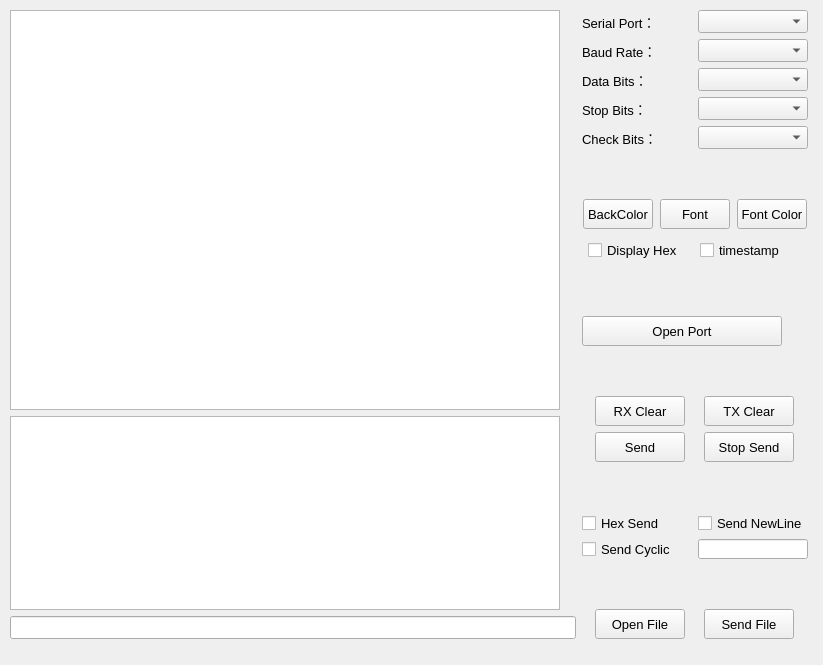
<?xml version="1.0" encoding="UTF-8"?>
<ui version="4.0">
 <class>MainWindow</class>
 <widget class="QMainWindow" name="MainWindow">
  <property name="geometry">
   <rect>
    <x>0</x>
    <y>0</y>
    <width>823</width>
    <height>665</height>
   </rect>
  </property>
  <property name="minimumSize">
   <size>
    <width>790</width>
    <height>665</height>
   </size>
  </property>
  <property name="windowTitle">
   <string>SupperCOM</string>
  </property>
  <property name="windowIcon">
   <iconset>
    <normaloff>../rc/logo.ico</normaloff>../rc/logo.ico</iconset>
  </property>
  <widget class="QWidget" name="centralwidget">
   <widget class="QWidget" name="">
    <property name="geometry">
     <rect>
      <x>10</x>
      <y>10</y>
      <width>798</width>
      <height>629</height>
     </rect>
    </property>
    <layout class="QHBoxLayout" name="horizontalLayout_8">
     <item>
      <layout class="QVBoxLayout" name="verticalLayout_4">
       <item>
        <widget class="QTextBrowser" name="recvTextBrowser">
         <property name="sizePolicy">
          <sizepolicy hsizetype="Fixed" vsizetype="Expanding">
           <horstretch>0</horstretch>
           <verstretch>0</verstretch>
          </sizepolicy>
         </property>
         <property name="minimumSize">
          <size>
           <width>550</width>
           <height>400</height>
          </size>
         </property>
         <property name="font">
          <font>
           <family>Arial</family>
           <pointsize>10</pointsize>
          </font>
         </property>
         <property name="cursor" stdset="0">
          <cursorShape>IBeamCursor</cursorShape>
         </property>
        </widget>
       </item>
       <item>
        <widget class="QTextEdit" name="sendTextEdit">
         <property name="sizePolicy">
          <sizepolicy hsizetype="Fixed" vsizetype="Expanding">
           <horstretch>0</horstretch>
           <verstretch>0</verstretch>
          </sizepolicy>
         </property>
         <property name="minimumSize">
          <size>
           <width>550</width>
           <height>150</height>
          </size>
         </property>
         <property name="font">
          <font>
           <family>Arial</family>
           <pointsize>10</pointsize>
          </font>
         </property>
         <property name="cursor" stdset="0">
          <cursorShape>IBeamCursor</cursorShape>
         </property>
        </widget>
       </item>
       <item>
        <widget class="QLineEdit" name="sendFilePath">
         <property name="sizePolicy">
          <sizepolicy hsizetype="Expanding" vsizetype="Fixed">
           <horstretch>0</horstretch>
           <verstretch>0</verstretch>
          </sizepolicy>
         </property>
         <property name="font">
          <font>
           <family>Arial</family>
           <pointsize>10</pointsize>
          </font>
         </property>
        </widget>
       </item>
      </layout>
     </item>
     <item>
      <layout class="QVBoxLayout" name="verticalLayout_3">
       <item>
        <layout class="QGridLayout" name="gridLayout">
         <item row="0" column="0">
          <widget class="QLabel" name="label_1">
           <property name="font">
            <font>
             <family>Arial</family>
             <pointsize>10</pointsize>
            </font>
           </property>
           <property name="locale">
            <locale language="Chinese" country="China"/>
           </property>
           <property name="text">
            <string>Serial Port：</string>
           </property>
           <property name="textFormat">
            <enum>Qt::PlainText</enum>
           </property>
          </widget>
         </item>
         <item row="0" column="1">
          <widget class="QComboBox" name="serialPortSel">
           <property name="font">
            <font>
             <family>Arial</family>
             <pointsize>10</pointsize>
            </font>
           </property>
          </widget>
         </item>
         <item row="1" column="0">
          <widget class="QLabel" name="label_2">
           <property name="font">
            <font>
             <family>Arial</family>
             <pointsize>10</pointsize>
            </font>
           </property>
           <property name="locale">
            <locale language="Chinese" country="China"/>
           </property>
           <property name="text">
            <string>Baud Rate：</string>
           </property>
          </widget>
         </item>
         <item row="1" column="1">
          <widget class="QComboBox" name="baudRateSel">
           <property name="font">
            <font>
             <family>Arial</family>
             <pointsize>10</pointsize>
            </font>
           </property>
          </widget>
         </item>
         <item row="2" column="0">
          <widget class="QLabel" name="label_3">
           <property name="font">
            <font>
             <family>Arial</family>
             <pointsize>10</pointsize>
            </font>
           </property>
           <property name="locale">
            <locale language="Chinese" country="China"/>
           </property>
           <property name="text">
            <string>Data Bits：</string>
           </property>
          </widget>
         </item>
         <item row="2" column="1">
          <widget class="QComboBox" name="dataBitSel">
           <property name="font">
            <font>
             <family>Arial</family>
             <pointsize>10</pointsize>
            </font>
           </property>
          </widget>
         </item>
         <item row="3" column="0">
          <widget class="QLabel" name="label_4">
           <property name="font">
            <font>
             <family>Arial</family>
             <pointsize>10</pointsize>
            </font>
           </property>
           <property name="locale">
            <locale language="Chinese" country="China"/>
           </property>
           <property name="text">
            <string>Stop Bits：</string>
           </property>
          </widget>
         </item>
         <item row="3" column="1">
          <widget class="QComboBox" name="stopBitSel">
           <property name="font">
            <font>
             <family>Arial</family>
             <pointsize>10</pointsize>
            </font>
           </property>
          </widget>
         </item>
         <item row="4" column="0">
          <widget class="QLabel" name="label_5">
           <property name="font">
            <font>
             <family>Arial</family>
             <pointsize>10</pointsize>
            </font>
           </property>
           <property name="locale">
            <locale language="Chinese" country="China"/>
           </property>
           <property name="text">
            <string>Check Bits：</string>
           </property>
          </widget>
         </item>
         <item row="4" column="1">
          <widget class="QComboBox" name="checkBitSel">
           <property name="font">
            <font>
             <family>Arial</family>
             <pointsize>10</pointsize>
            </font>
           </property>
          </widget>
         </item>
        </layout>
       </item>
       <item>
        <spacer name="verticalSpacer">
         <property name="orientation">
          <enum>Qt::Vertical</enum>
         </property>
         <property name="sizeHint" stdset="0">
          <size>
           <width>20</width>
           <height>40</height>
          </size>
         </property>
        </spacer>
       </item>
       <item>
        <layout class="QVBoxLayout" name="verticalLayout">
         <item>
          <layout class="QHBoxLayout" name="horizontalLayout">
           <item>
            <widget class="QPushButton" name="setBGColorBtn">
             <property name="sizePolicy">
              <sizepolicy hsizetype="Fixed" vsizetype="Fixed">
               <horstretch>0</horstretch>
               <verstretch>0</verstretch>
              </sizepolicy>
             </property>
             <property name="minimumSize">
              <size>
               <width>70</width>
               <height>30</height>
              </size>
             </property>
             <property name="maximumSize">
              <size>
               <width>70</width>
               <height>30</height>
              </size>
             </property>
             <property name="font">
              <font>
               <family>Arial</family>
               <pointsize>10</pointsize>
              </font>
             </property>
             <property name="locale">
              <locale language="Chinese" country="China"/>
             </property>
             <property name="text">
              <string>BackColor</string>
             </property>
            </widget>
           </item>
           <item>
            <widget class="QPushButton" name="setFontBtn">
             <property name="sizePolicy">
              <sizepolicy hsizetype="Fixed" vsizetype="Fixed">
               <horstretch>0</horstretch>
               <verstretch>0</verstretch>
              </sizepolicy>
             </property>
             <property name="minimumSize">
              <size>
               <width>70</width>
               <height>30</height>
              </size>
             </property>
             <property name="maximumSize">
              <size>
               <width>70</width>
               <height>30</height>
              </size>
             </property>
             <property name="font">
              <font>
               <family>Arial</family>
               <pointsize>10</pointsize>
              </font>
             </property>
             <property name="locale">
              <locale language="Chinese" country="China"/>
             </property>
             <property name="text">
              <string>Font</string>
             </property>
            </widget>
           </item>
           <item>
            <widget class="QPushButton" name="setFontColorBtn">
             <property name="sizePolicy">
              <sizepolicy hsizetype="Fixed" vsizetype="Fixed">
               <horstretch>0</horstretch>
               <verstretch>0</verstretch>
              </sizepolicy>
             </property>
             <property name="minimumSize">
              <size>
               <width>70</width>
               <height>30</height>
              </size>
             </property>
             <property name="maximumSize">
              <size>
               <width>70</width>
               <height>30</height>
              </size>
             </property>
             <property name="font">
              <font>
               <family>Arial</family>
               <pointsize>10</pointsize>
              </font>
             </property>
             <property name="locale">
              <locale language="Chinese" country="China"/>
             </property>
             <property name="text">
              <string>Font Color</string>
             </property>
            </widget>
           </item>
          </layout>
         </item>
         <item>
          <layout class="QHBoxLayout" name="horizontalLayout_6">
           <item>
            <widget class="QCheckBox" name="hexDisplay">
             <property name="sizePolicy">
              <sizepolicy hsizetype="Fixed" vsizetype="Fixed">
               <horstretch>0</horstretch>
               <verstretch>0</verstretch>
              </sizepolicy>
             </property>
             <property name="minimumSize">
              <size>
               <width>100</width>
               <height>30</height>
              </size>
             </property>
             <property name="maximumSize">
              <size>
               <width>100</width>
               <height>30</height>
              </size>
             </property>
             <property name="font">
              <font>
               <family>Arial</family>
               <pointsize>10</pointsize>
              </font>
             </property>
             <property name="locale">
              <locale language="Chinese" country="China"/>
             </property>
             <property name="text">
              <string>Display Hex</string>
             </property>
            </widget>
           </item>
           <item>
            <widget class="QCheckBox" name="timeStamp">
             <property name="sizePolicy">
              <sizepolicy hsizetype="Fixed" vsizetype="Fixed">
               <horstretch>0</horstretch>
               <verstretch>0</verstretch>
              </sizepolicy>
             </property>
             <property name="minimumSize">
              <size>
               <width>100</width>
               <height>30</height>
              </size>
             </property>
             <property name="maximumSize">
              <size>
               <width>100</width>
               <height>30</height>
              </size>
             </property>
             <property name="font">
              <font>
               <family>Arial</family>
               <pointsize>10</pointsize>
              </font>
             </property>
             <property name="locale">
              <locale language="Chinese" country="China"/>
             </property>
             <property name="text">
              <string>timestamp</string>
             </property>
            </widget>
           </item>
          </layout>
         </item>
        </layout>
       </item>
       <item>
        <spacer name="verticalSpacer_2">
         <property name="orientation">
          <enum>Qt::Vertical</enum>
         </property>
         <property name="sizeHint" stdset="0">
          <size>
           <width>20</width>
           <height>18</height>
          </size>
         </property>
        </spacer>
       </item>
       <item>
        <widget class="QPushButton" name="openSerialPortBtn">
         <property name="sizePolicy">
          <sizepolicy hsizetype="Fixed" vsizetype="Fixed">
           <horstretch>0</horstretch>
           <verstretch>0</verstretch>
          </sizepolicy>
         </property>
         <property name="minimumSize">
          <size>
           <width>200</width>
           <height>30</height>
          </size>
         </property>
         <property name="maximumSize">
          <size>
           <width>200</width>
           <height>30</height>
          </size>
         </property>
         <property name="font">
          <font>
           <family>Arial</family>
           <pointsize>10</pointsize>
          </font>
         </property>
         <property name="locale">
          <locale language="Chinese" country="China"/>
         </property>
         <property name="text">
          <string>Open Port</string>
         </property>
        </widget>
       </item>
       <item>
        <spacer name="verticalSpacer_5">
         <property name="orientation">
          <enum>Qt::Vertical</enum>
         </property>
         <property name="sizeHint" stdset="0">
          <size>
           <width>20</width>
           <height>13</height>
          </size>
         </property>
        </spacer>
       </item>
       <item>
        <layout class="QVBoxLayout" name="verticalLayout_2">
         <item>
          <layout class="QHBoxLayout" name="horizontalLayout_3">
           <item>
            <widget class="QPushButton" name="cleanDisplayArea">
             <property name="sizePolicy">
              <sizepolicy hsizetype="Fixed" vsizetype="Fixed">
               <horstretch>0</horstretch>
               <verstretch>0</verstretch>
              </sizepolicy>
             </property>
             <property name="minimumSize">
              <size>
               <width>90</width>
               <height>30</height>
              </size>
             </property>
             <property name="maximumSize">
              <size>
               <width>90</width>
               <height>30</height>
              </size>
             </property>
             <property name="font">
              <font>
               <family>Arial</family>
               <pointsize>10</pointsize>
              </font>
             </property>
             <property name="locale">
              <locale language="Chinese" country="China"/>
             </property>
             <property name="text">
              <string>RX Clear</string>
             </property>
            </widget>
           </item>
           <item>
            <widget class="QPushButton" name="cleanSendArea">
             <property name="sizePolicy">
              <sizepolicy hsizetype="Fixed" vsizetype="Fixed">
               <horstretch>0</horstretch>
               <verstretch>0</verstretch>
              </sizepolicy>
             </property>
             <property name="minimumSize">
              <size>
               <width>90</width>
               <height>30</height>
              </size>
             </property>
             <property name="maximumSize">
              <size>
               <width>90</width>
               <height>30</height>
              </size>
             </property>
             <property name="font">
              <font>
               <family>Arial</family>
               <pointsize>10</pointsize>
              </font>
             </property>
             <property name="locale">
              <locale language="Chinese" country="China"/>
             </property>
             <property name="text">
              <string>TX Clear</string>
             </property>
            </widget>
           </item>
          </layout>
         </item>
         <item>
          <layout class="QHBoxLayout" name="horizontalLayout_4">
           <item>
            <widget class="QPushButton" name="sendBtn">
             <property name="sizePolicy">
              <sizepolicy hsizetype="Fixed" vsizetype="Fixed">
               <horstretch>0</horstretch>
               <verstretch>0</verstretch>
              </sizepolicy>
             </property>
             <property name="minimumSize">
              <size>
               <width>90</width>
               <height>30</height>
              </size>
             </property>
             <property name="maximumSize">
              <size>
               <width>90</width>
               <height>30</height>
              </size>
             </property>
             <property name="font">
              <font>
               <family>Arial</family>
               <pointsize>10</pointsize>
              </font>
             </property>
             <property name="locale">
              <locale language="Chinese" country="China"/>
             </property>
             <property name="text">
              <string>Send</string>
             </property>
            </widget>
           </item>
           <item>
            <widget class="QPushButton" name="stopSendBtn">
             <property name="sizePolicy">
              <sizepolicy hsizetype="Fixed" vsizetype="Fixed">
               <horstretch>0</horstretch>
               <verstretch>0</verstretch>
              </sizepolicy>
             </property>
             <property name="minimumSize">
              <size>
               <width>90</width>
               <height>30</height>
              </size>
             </property>
             <property name="maximumSize">
              <size>
               <width>90</width>
               <height>30</height>
              </size>
             </property>
             <property name="font">
              <font>
               <family>Arial</family>
               <pointsize>10</pointsize>
              </font>
             </property>
             <property name="locale">
              <locale language="Chinese" country="China"/>
             </property>
             <property name="text">
              <string>Stop Send</string>
             </property>
            </widget>
           </item>
          </layout>
         </item>
        </layout>
       </item>
       <item>
        <spacer name="verticalSpacer_3">
         <property name="orientation">
          <enum>Qt::Vertical</enum>
         </property>
         <property name="sizeHint" stdset="0">
          <size>
           <width>20</width>
           <height>18</height>
          </size>
         </property>
        </spacer>
       </item>
       <item>
        <layout class="QGridLayout" name="gridLayout_2">
         <item row="0" column="0">
          <layout class="QHBoxLayout" name="horizontalLayout_7">
           <item>
            <widget class="QCheckBox" name="hexSend">
             <property name="sizePolicy">
              <sizepolicy hsizetype="Fixed" vsizetype="Fixed">
               <horstretch>0</horstretch>
               <verstretch>0</verstretch>
              </sizepolicy>
             </property>
             <property name="minimumSize">
              <size>
               <width>110</width>
               <height>20</height>
              </size>
             </property>
             <property name="maximumSize">
              <size>
               <width>100</width>
               <height>20</height>
              </size>
             </property>
             <property name="font">
              <font>
               <family>Arial</family>
               <pointsize>10</pointsize>
              </font>
             </property>
             <property name="locale">
              <locale language="Chinese" country="China"/>
             </property>
             <property name="text">
              <string>Hex Send</string>
             </property>
            </widget>
           </item>
           <item>
            <widget class="QCheckBox" name="sendNewLine">
             <property name="sizePolicy">
              <sizepolicy hsizetype="Fixed" vsizetype="Fixed">
               <horstretch>0</horstretch>
               <verstretch>0</verstretch>
              </sizepolicy>
             </property>
             <property name="minimumSize">
              <size>
               <width>110</width>
               <height>20</height>
              </size>
             </property>
             <property name="maximumSize">
              <size>
               <width>100</width>
               <height>20</height>
              </size>
             </property>
             <property name="font">
              <font>
               <family>Arial</family>
               <pointsize>10</pointsize>
              </font>
             </property>
             <property name="locale">
              <locale language="Chinese" country="China"/>
             </property>
             <property name="text">
              <string>Send NewLine</string>
             </property>
            </widget>
           </item>
          </layout>
         </item>
         <item row="1" column="0">
          <layout class="QHBoxLayout" name="horizontalLayout_2">
           <item>
            <widget class="QCheckBox" name="schedSend">
             <property name="sizePolicy">
              <sizepolicy hsizetype="Fixed" vsizetype="Fixed">
               <horstretch>0</horstretch>
               <verstretch>0</verstretch>
              </sizepolicy>
             </property>
             <property name="minimumSize">
              <size>
               <width>110</width>
               <height>20</height>
              </size>
             </property>
             <property name="maximumSize">
              <size>
               <width>100</width>
               <height>20</height>
              </size>
             </property>
             <property name="font">
              <font>
               <family>Arial</family>
               <pointsize>10</pointsize>
              </font>
             </property>
             <property name="locale">
              <locale language="Chinese" country="China"/>
             </property>
             <property name="text">
              <string>Send Cyclic</string>
             </property>
            </widget>
           </item>
           <item>
            <widget class="QLineEdit" name="sendInterval">
             <property name="sizePolicy">
              <sizepolicy hsizetype="Fixed" vsizetype="Fixed">
               <horstretch>0</horstretch>
               <verstretch>0</verstretch>
              </sizepolicy>
             </property>
             <property name="minimumSize">
              <size>
               <width>110</width>
               <height>20</height>
              </size>
             </property>
             <property name="maximumSize">
              <size>
               <width>100</width>
               <height>20</height>
              </size>
             </property>
             <property name="font">
              <font>
               <family>Arial</family>
               <pointsize>10</pointsize>
              </font>
             </property>
            </widget>
           </item>
          </layout>
         </item>
        </layout>
       </item>
       <item>
        <spacer name="verticalSpacer_4">
         <property name="orientation">
          <enum>Qt::Vertical</enum>
         </property>
         <property name="sizeHint" stdset="0">
          <size>
           <width>20</width>
           <height>18</height>
          </size>
         </property>
        </spacer>
       </item>
       <item>
        <layout class="QHBoxLayout" name="horizontalLayout_5">
         <item>
          <widget class="QToolButton" name="openFileBtn">
           <property name="sizePolicy">
            <sizepolicy hsizetype="Fixed" vsizetype="Fixed">
             <horstretch>0</horstretch>
             <verstretch>0</verstretch>
            </sizepolicy>
           </property>
           <property name="minimumSize">
            <size>
             <width>90</width>
             <height>30</height>
            </size>
           </property>
           <property name="maximumSize">
            <size>
             <width>90</width>
             <height>30</height>
            </size>
           </property>
           <property name="font">
            <font>
             <family>Arial</family>
             <pointsize>10</pointsize>
            </font>
           </property>
           <property name="locale">
            <locale language="Chinese" country="China"/>
           </property>
           <property name="text">
            <string>Open File</string>
           </property>
          </widget>
         </item>
         <item>
          <widget class="QPushButton" name="sendFileBtn">
           <property name="sizePolicy">
            <sizepolicy hsizetype="Fixed" vsizetype="Fixed">
             <horstretch>0</horstretch>
             <verstretch>0</verstretch>
            </sizepolicy>
           </property>
           <property name="minimumSize">
            <size>
             <width>90</width>
             <height>30</height>
            </size>
           </property>
           <property name="maximumSize">
            <size>
             <width>90</width>
             <height>30</height>
            </size>
           </property>
           <property name="font">
            <font>
             <family>Arial</family>
             <pointsize>10</pointsize>
            </font>
           </property>
           <property name="focusPolicy">
            <enum>Qt::TabFocus</enum>
           </property>
           <property name="locale">
            <locale language="Chinese" country="China"/>
           </property>
           <property name="text">
            <string>Send File</string>
           </property>
          </widget>
         </item>
        </layout>
       </item>
      </layout>
     </item>
    </layout>
   </widget>
  </widget>
 </widget>
 <tabstops>
  <tabstop>serialPortSel</tabstop>
  <tabstop>baudRateSel</tabstop>
  <tabstop>dataBitSel</tabstop>
  <tabstop>stopBitSel</tabstop>
  <tabstop>checkBitSel</tabstop>
  <tabstop>openSerialPortBtn</tabstop>
  <tabstop>setFontBtn</tabstop>
  <tabstop>setBGColorBtn</tabstop>
  <tabstop>setFontColorBtn</tabstop>
  <tabstop>cleanDisplayArea</tabstop>
  <tabstop>cleanSendArea</tabstop>
  <tabstop>sendBtn</tabstop>
  <tabstop>stopSendBtn</tabstop>
  <tabstop>hexSend</tabstop>
  <tabstop>sendNewLine</tabstop>
  <tabstop>sendInterval</tabstop>
  <tabstop>schedSend</tabstop>
  <tabstop>openFileBtn</tabstop>
  <tabstop>sendFileBtn</tabstop>
  <tabstop>sendTextEdit</tabstop>
  <tabstop>sendFilePath</tabstop>
  <tabstop>timeStamp</tabstop>
 </tabstops>
 <resources/>
 <connections/>
</ui>
